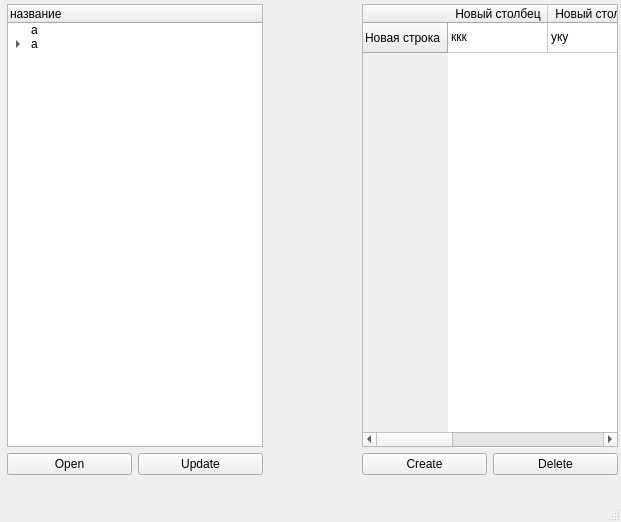
<?xml version="1.0" encoding="UTF-8"?>
<ui version="4.0">
 <class>MainWindow</class>
 <widget class="QMainWindow" name="MainWindow">
  <property name="geometry">
   <rect>
    <x>0</x>
    <y>0</y>
    <width>621</width>
    <height>522</height>
   </rect>
  </property>
  <property name="windowTitle">
   <string>MainWindow</string>
  </property>
  <widget class="QWidget" name="centralwidget">
   <widget class="QWidget" name="horizontalLayoutWidget">
    <property name="geometry">
     <rect>
      <x>7</x>
      <y>4</y>
      <width>611</width>
      <height>471</height>
     </rect>
    </property>
    <layout class="QHBoxLayout" name="horizontalLayout">
     <item>
      <layout class="QVBoxLayout" name="verticalLayout">
       <item>
        <widget class="QTreeWidget" name="treeWidget">
         <column>
          <property name="text">
           <string>название</string>
          </property>
         </column>
         <item>
          <property name="text">
           <string>а</string>
          </property>
         </item>
         <item>
          <property name="text">
           <string>а</string>
          </property>
          <item>
           <property name="text">
            <string>аа</string>
           </property>
          </item>
         </item>
        </widget>
       </item>
       <item>
        <layout class="QHBoxLayout" name="horizontalLayout_3">
         <item>
          <widget class="QPushButton" name="pushButton_5">
           <property name="text">
            <string>Open</string>
           </property>
          </widget>
         </item>
         <item>
          <widget class="QPushButton" name="pushButton">
           <property name="text">
            <string>Update</string>
           </property>
          </widget>
         </item>
        </layout>
       </item>
      </layout>
     </item>
     <item>
      <spacer name="horizontalSpacer">
       <property name="orientation">
        <enum>Qt::Horizontal</enum>
       </property>
       <property name="sizeHint" stdset="0">
        <size>
         <width>40</width>
         <height>20</height>
        </size>
       </property>
      </spacer>
     </item>
     <item>
      <layout class="QVBoxLayout" name="verticalLayout_2">
       <item>
        <widget class="QTableWidget" name="tableWidget">
         <row>
          <property name="text">
           <string>Новая строка</string>
          </property>
         </row>
         <column>
          <property name="text">
           <string>Новый столбец</string>
          </property>
         </column>
         <column>
          <property name="text">
           <string>Новый столбец</string>
          </property>
         </column>
         <column>
          <property name="text">
           <string>Новый столбец</string>
          </property>
         </column>
         <item row="0" column="0">
          <property name="text">
           <string>ккк</string>
          </property>
         </item>
         <item row="0" column="1">
          <property name="text">
           <string>уку</string>
          </property>
         </item>
         <item row="0" column="2">
          <property name="text">
           <string>ккк</string>
          </property>
         </item>
        </widget>
       </item>
       <item>
        <layout class="QHBoxLayout" name="horizontalLayout_4">
         <item>
          <widget class="QPushButton" name="pushButton_3">
           <property name="text">
            <string>Create</string>
           </property>
          </widget>
         </item>
         <item>
          <widget class="QPushButton" name="pushButton_4">
           <property name="text">
            <string>Delete</string>
           </property>
          </widget>
         </item>
        </layout>
       </item>
      </layout>
     </item>
    </layout>
   </widget>
  </widget>
  <widget class="QMenuBar" name="menubar">
   <property name="geometry">
    <rect>
     <x>0</x>
     <y>0</y>
     <width>621</width>
     <height>22</height>
    </rect>
   </property>
  </widget>
  <widget class="QStatusBar" name="statusbar"/>
 </widget>
 <resources/>
 <connections/>
</ui>
